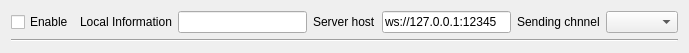
<?xml version="1.0" encoding="UTF-8"?>
<ui version="4.0">
 <class>SAKWebSocketTransponder</class>
 <widget class="QWidget" name="SAKWebSocketTransponder">
  <property name="geometry">
   <rect>
    <x>0</x>
    <y>0</y>
    <width>689</width>
    <height>47</height>
   </rect>
  </property>
  <property name="windowTitle">
   <string notr="true">Form</string>
  </property>
  <layout class="QGridLayout" name="gridLayout">
   <item row="0" column="5">
    <widget class="QLabel" name="label_4">
     <property name="text">
      <string>Sending chnnel</string>
     </property>
    </widget>
   </item>
   <item row="0" column="2">
    <widget class="QLineEdit" name="localInfoLineEdit">
     <property name="text">
      <string/>
     </property>
     <property name="readOnly">
      <bool>true</bool>
     </property>
    </widget>
   </item>
   <item row="0" column="6">
    <widget class="QComboBox" name="sendingTypeComboBox"/>
   </item>
   <item row="0" column="3">
    <widget class="QLabel" name="label">
     <property name="text">
      <string>Server host</string>
     </property>
    </widget>
   </item>
   <item row="0" column="0">
    <widget class="QCheckBox" name="enableCheckBox">
     <property name="text">
      <string>Enable</string>
     </property>
    </widget>
   </item>
   <item row="1" column="0" colspan="7">
    <widget class="Line" name="line">
     <property name="orientation">
      <enum>Qt::Horizontal</enum>
     </property>
    </widget>
   </item>
   <item row="0" column="1">
    <widget class="QLabel" name="label_3">
     <property name="text">
      <string>Local Information</string>
     </property>
    </widget>
   </item>
   <item row="0" column="4">
    <widget class="QLineEdit" name="serverAddressLineEdit">
     <property name="text">
      <string>ws://127.0.0.1:12345</string>
     </property>
    </widget>
   </item>
  </layout>
 </widget>
 <resources/>
 <connections/>
</ui>
